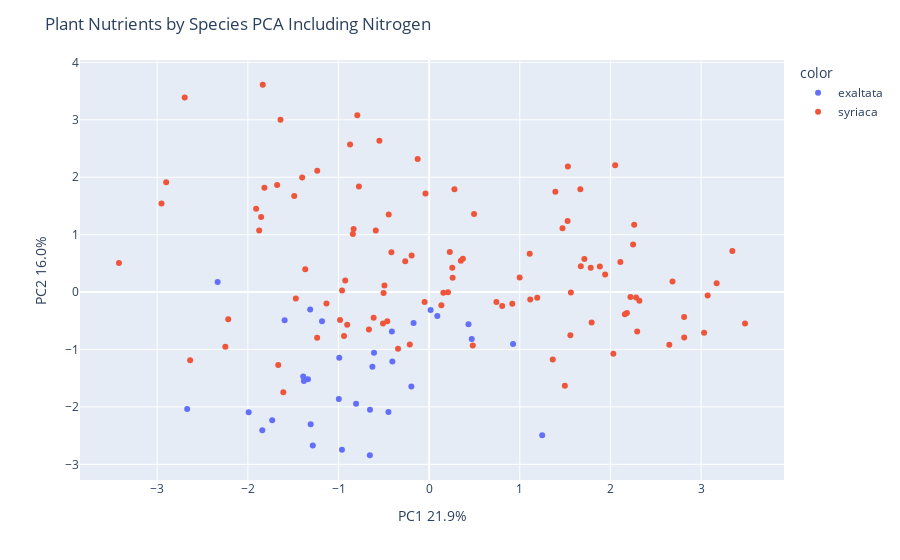

Notebook source saved alongside this figure:
### Markdown cell above
### Plant Nutrients Including Nitrogen by Dropping Rows with NaNs

### Code cell
pca_df = subdf.dropna()
X = pca_df[nutrients]

pca = PCA(n_components=2)
components = pca.fit_transform(X)

fig = px.scatter(components, x=0, y=1, color=pca_df['species'])
fig.update_layout(
    title = "Plant Nutrients by Species PCA Including Nitrogen",
    xaxis_title="PC1 " + str(round(100*pca.explained_variance_ratio_[0], 1)) + '%',
    yaxis_title="PC2 " + str(round(100*pca.explained_variance_ratio_[1], 1)) + '%')
fig.show()
